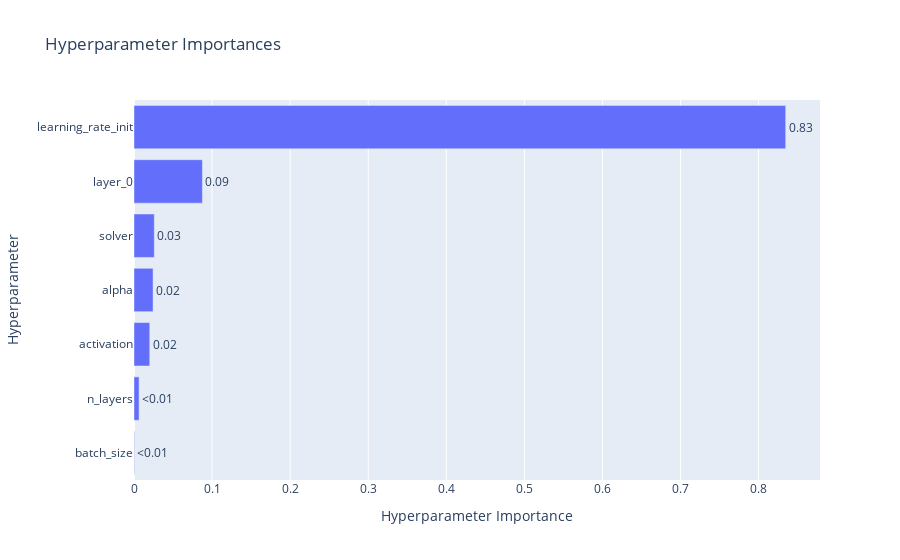

Notebook code cell kept with this figure:
### Code cell
optuna.visualization.plot_param_importances(study)

### Figure 1 — Plotly figure (JSON) as saved in the notebook; plotly's stock layout.template omitted (floating-point values rounded to 4 significant figures)
{"data": [{"cliponaxis": false, "hovertemplate": ["batch_size (CategoricalDistribution): 0.0005537674034711128<extra></extra>", "n_layers (IntDistribution): 0.006525374366210912<extra></extra>", "activation (CategoricalDistribution): 0.020163976640227153<extra></extra>", "alpha (FloatDistribution): 0.024407086008499758<extra></extra>", "solver (CategoricalDistribution): 0.025998860755147284<extra></extra>", "layer_0 (IntDistribution): 0.08762479622417862<extra></extra>", "learning_rate_init (FloatDistribution): 0.834726138602265<extra></extra>"], "name": "Objective Value", "orientation": "h", "text": ["<0.01", "<0.01", "0.02", "0.02", "0.03", "0.09", "0.83"], "textposition": "outside", "type": "bar", "x": [0.0005538, 0.006525, 0.02016, 0.02441, 0.026, 0.08762, 0.8347], "y": ["batch_size", "n_layers", "activation", "alpha", "solver", "layer_0", "learning_rate_init"]}], "layout": {"title": {"text": "Hyperparameter Importances"}, "xaxis": {"title": {"text": "Hyperparameter Importance"}}, "yaxis": {"title": {"text": "Hyperparameter"}}}}
